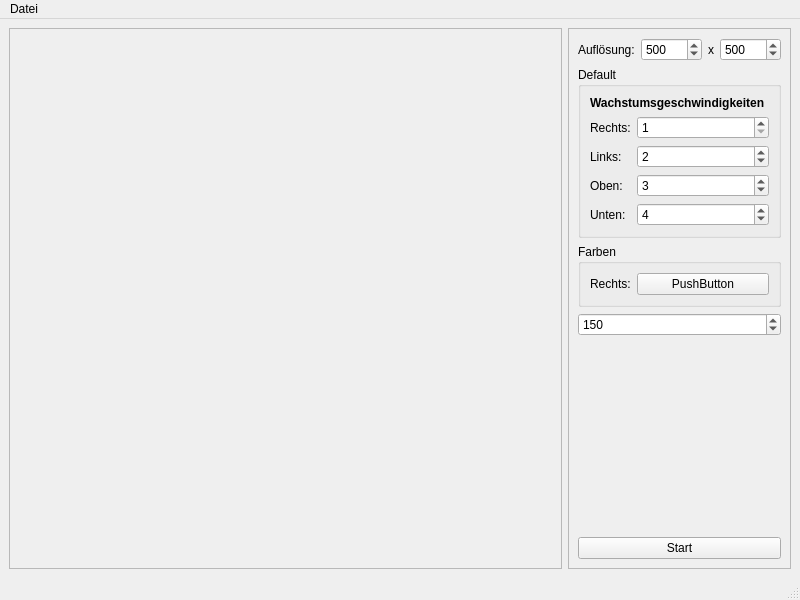
<?xml version="1.0" encoding="UTF-8"?>
<ui version="4.0">
 <class>MainWindow</class>
 <widget class="QMainWindow" name="MainWindow">
  <property name="geometry">
   <rect>
    <x>0</x>
    <y>0</y>
    <width>800</width>
    <height>600</height>
   </rect>
  </property>
  <property name="windowTitle">
   <string>MainWindow</string>
  </property>
  <widget class="QWidget" name="centralwidget">
   <layout class="QHBoxLayout" name="horizontalLayout">
    <item>
     <widget class="QScrollArea" name="scrollArea">
      <property name="widgetResizable">
       <bool>true</bool>
      </property>
      <widget class="QWidget" name="scrollAreaWidgetContents">
       <property name="geometry">
        <rect>
         <x>0</x>
         <y>0</y>
         <width>565</width>
         <height>537</height>
        </rect>
       </property>
       <layout class="QGridLayout" name="gridLayout">
        <item row="0" column="0">
         <widget class="ImageView" name="widget" native="true">
          <property name="styleSheet">
           <string notr="true"/>
          </property>
         </widget>
        </item>
       </layout>
      </widget>
     </widget>
    </item>
    <item>
     <widget class="QFrame" name="frame">
      <property name="frameShape">
       <enum>QFrame::StyledPanel</enum>
      </property>
      <property name="frameShadow">
       <enum>QFrame::Raised</enum>
      </property>
      <layout class="QFormLayout" name="formLayout">
       <item row="0" column="0">
        <widget class="QLabel" name="label">
         <property name="text">
          <string>Auflösung:</string>
         </property>
        </widget>
       </item>
       <item row="0" column="1">
        <layout class="QHBoxLayout" name="horizontalLayout_2">
         <item>
          <widget class="QSpinBox" name="spinBoxW">
           <property name="sizePolicy">
            <sizepolicy hsizetype="Preferred" vsizetype="Fixed">
             <horstretch>0</horstretch>
             <verstretch>0</verstretch>
            </sizepolicy>
           </property>
           <property name="minimum">
            <number>1</number>
           </property>
           <property name="maximum">
            <number>99999</number>
           </property>
           <property name="singleStep">
            <number>1</number>
           </property>
           <property name="value">
            <number>500</number>
           </property>
          </widget>
         </item>
         <item>
          <widget class="QLabel" name="label_2">
           <property name="sizePolicy">
            <sizepolicy hsizetype="Fixed" vsizetype="Preferred">
             <horstretch>0</horstretch>
             <verstretch>0</verstretch>
            </sizepolicy>
           </property>
           <property name="text">
            <string>x</string>
           </property>
          </widget>
         </item>
         <item>
          <widget class="QSpinBox" name="spinBoxH">
           <property name="sizePolicy">
            <sizepolicy hsizetype="Preferred" vsizetype="Fixed">
             <horstretch>0</horstretch>
             <verstretch>0</verstretch>
            </sizepolicy>
           </property>
           <property name="minimum">
            <number>1</number>
           </property>
           <property name="maximum">
            <number>99999</number>
           </property>
           <property name="value">
            <number>500</number>
           </property>
          </widget>
         </item>
        </layout>
       </item>
       <item row="1" column="0" colspan="2">
        <widget class="QGroupBox" name="groupBoxWG">
         <property name="title">
          <string>Default</string>
         </property>
         <layout class="QFormLayout" name="formLayout_2">
          <item row="1" column="0">
           <widget class="QLabel" name="label_3">
            <property name="text">
             <string>Rechts:</string>
            </property>
           </widget>
          </item>
          <item row="2" column="0">
           <widget class="QLabel" name="label_4">
            <property name="text">
             <string>Links:</string>
            </property>
           </widget>
          </item>
          <item row="3" column="0">
           <widget class="QLabel" name="label_5">
            <property name="text">
             <string>Oben:</string>
            </property>
           </widget>
          </item>
          <item row="4" column="0">
           <widget class="QLabel" name="label_6">
            <property name="text">
             <string>Unten:</string>
            </property>
           </widget>
          </item>
          <item row="1" column="1">
           <widget class="QSpinBox" name="spinBoxWachsttumsgeschwindigkeitRechts">
            <property name="minimum">
             <number>1</number>
            </property>
            <property name="value">
             <number>1</number>
            </property>
           </widget>
          </item>
          <item row="4" column="1">
           <widget class="QSpinBox" name="spinBoxWachsttumsgeschwindigkeitUnten">
            <property name="minimum">
             <number>1</number>
            </property>
            <property name="value">
             <number>4</number>
            </property>
           </widget>
          </item>
          <item row="3" column="1">
           <widget class="QSpinBox" name="spinBoxWachsttumsgeschwindigkeitOben">
            <property name="minimum">
             <number>1</number>
            </property>
            <property name="singleStep">
             <number>1</number>
            </property>
            <property name="value">
             <number>3</number>
            </property>
           </widget>
          </item>
          <item row="2" column="1">
           <widget class="QSpinBox" name="spinBoxWachsttumsgeschwindigkeitLinks">
            <property name="minimum">
             <number>1</number>
            </property>
            <property name="singleStep">
             <number>1</number>
            </property>
            <property name="value">
             <number>2</number>
            </property>
           </widget>
          </item>
          <item row="0" column="0" colspan="2">
           <widget class="QLabel" name="label_8">
            <property name="font">
             <font>
              <bold>true</bold>
             </font>
            </property>
            <property name="text">
             <string>Wachstumsgeschwindigkeiten</string>
            </property>
           </widget>
          </item>
         </layout>
        </widget>
       </item>
       <item row="4" column="0" colspan="2">
        <spacer name="verticalSpacer">
         <property name="orientation">
          <enum>Qt::Vertical</enum>
         </property>
         <property name="sizeHint" stdset="0">
          <size>
           <width>20</width>
           <height>40</height>
          </size>
         </property>
        </spacer>
       </item>
       <item row="5" column="0" colspan="2">
        <widget class="QPushButton" name="pushButtonStart">
         <property name="text">
          <string>Start</string>
         </property>
        </widget>
       </item>
       <item row="2" column="0" colspan="2">
        <widget class="QGroupBox" name="groupBox_2">
         <property name="title">
          <string>Farben</string>
         </property>
         <layout class="QFormLayout" name="formLayout_3">
          <item row="0" column="0">
           <widget class="QLabel" name="label_7">
            <property name="text">
             <string>Rechts:</string>
            </property>
           </widget>
          </item>
          <item row="0" column="1">
           <widget class="QPushButton" name="pushButton">
            <property name="text">
             <string>PushButton</string>
            </property>
           </widget>
          </item>
         </layout>
        </widget>
       </item>
       <item row="3" column="0" colspan="2">
        <widget class="QSpinBox" name="spinBox">
         <property name="maximum">
          <number>255</number>
         </property>
         <property name="value">
          <number>150</number>
         </property>
        </widget>
       </item>
      </layout>
     </widget>
    </item>
   </layout>
  </widget>
  <widget class="QMenuBar" name="menubar">
   <property name="geometry">
    <rect>
     <x>0</x>
     <y>0</y>
     <width>800</width>
     <height>22</height>
    </rect>
   </property>
   <widget class="QMenu" name="menuDatei">
    <property name="title">
     <string>Datei</string>
    </property>
    <addaction name="actionEinstellungen_importieren"/>
    <addaction name="actionEinstellungen_exportieren"/>
    <addaction name="separator"/>
    <addaction name="actionBild_speichern_unter"/>
    <addaction name="actionBild_in_Zwischenablage_kopieren"/>
   </widget>
   <addaction name="menuDatei"/>
  </widget>
  <widget class="QStatusBar" name="statusbar"/>
  <action name="actionEinstellungen_importieren">
   <property name="text">
    <string>Einstellungen importieren</string>
   </property>
  </action>
  <action name="actionEinstellungen_exportieren">
   <property name="text">
    <string>Einstellungen exportieren</string>
   </property>
  </action>
  <action name="actionBild_speichern_unter">
   <property name="text">
    <string>Bild speichern unter</string>
   </property>
  </action>
  <action name="actionBild_in_Zwischenablage_kopieren">
   <property name="text">
    <string>Bild in Zwischenablage kopieren</string>
   </property>
  </action>
 </widget>
 <customwidgets>
  <customwidget>
   <class>ImageView</class>
   <extends>QWidget</extends>
   <header>imageview.h</header>
   <container>1</container>
  </customwidget>
 </customwidgets>
 <resources/>
 <connections/>
</ui>
